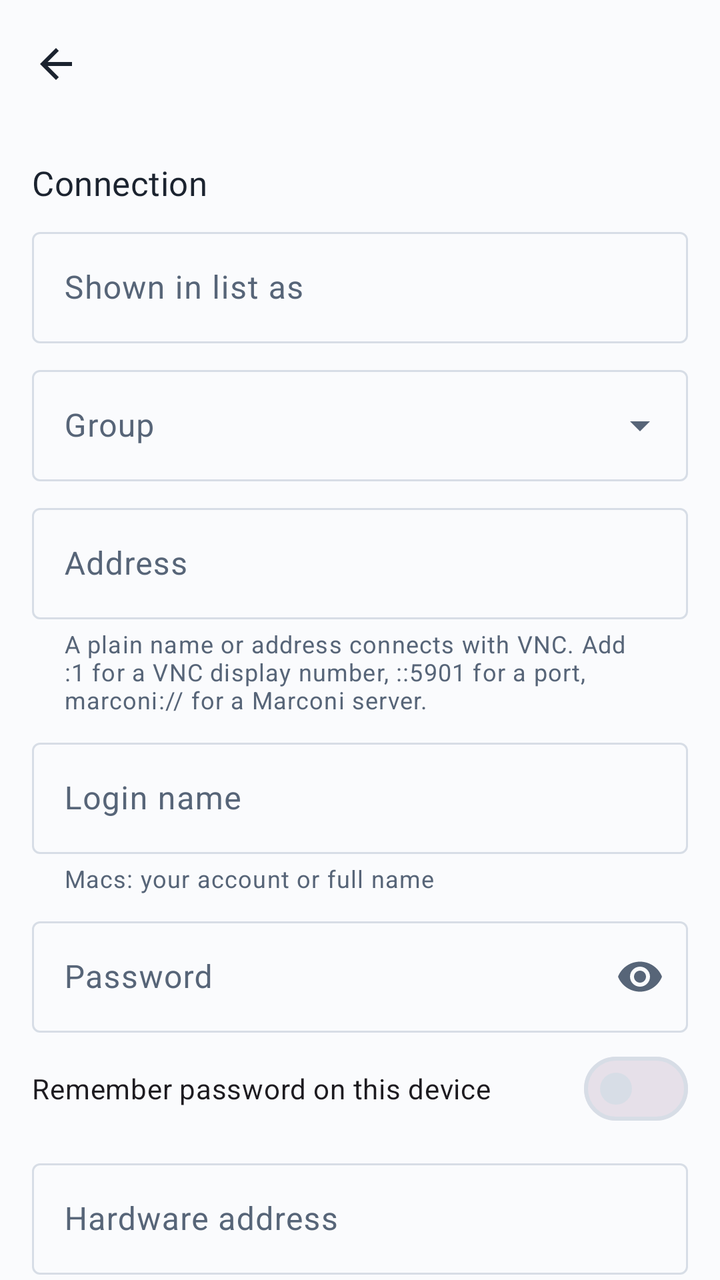
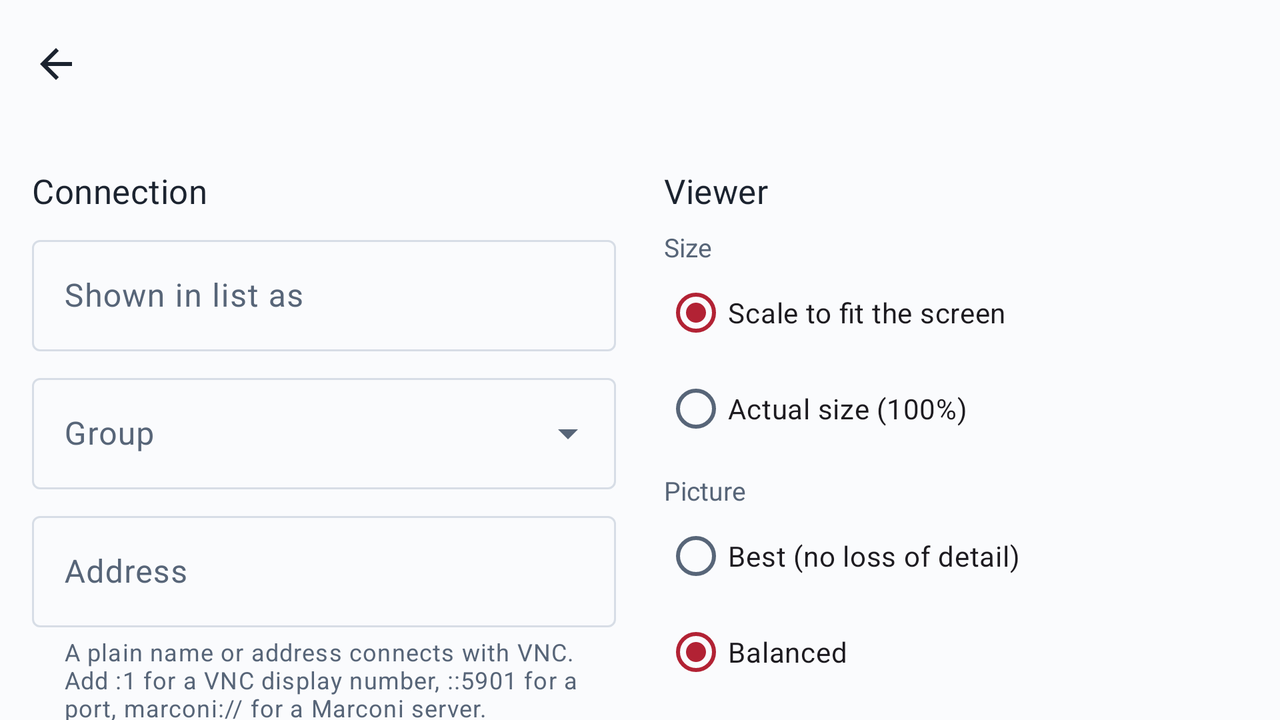

Compare how this app lays out the same screen by default and in its alternative resource folder. The renders come first, then the two layout files and the values they reference.
<!-- AndroidManifest.xml: application theme Theme.Marconi -->
<!-- res/layout/activity_edit_connection.xml -->
<?xml version="1.0" encoding="utf-8"?>
<androidx.coordinatorlayout.widget.CoordinatorLayout xmlns:android="http://schemas.android.com/apk/res/android"
    xmlns:app="http://schemas.android.com/apk/res-auto"
    android:layout_width="match_parent"
    android:layout_height="match_parent"
    android:background="@color/marconi_background">

    <com.google.android.material.appbar.AppBarLayout
        android:layout_width="match_parent"
        android:layout_height="wrap_content"
        android:background="@color/marconi_background"
        app:elevation="0dp">

        <com.google.android.material.appbar.MaterialToolbar
            android:id="@+id/toolbar"
            android:layout_width="match_parent"
            android:layout_height="?attr/actionBarSize"
            android:background="@color/marconi_background"
            app:navigationIcon="@drawable/ic_back"
            app:titleTextAppearance="@style/TextAppearance.Marconi.Heading" />
    </com.google.android.material.appbar.AppBarLayout>

    <androidx.core.widget.NestedScrollView
        android:layout_width="match_parent"
        android:layout_height="match_parent"
        app:layout_behavior="@string/appbar_scrolling_view_behavior">

        <LinearLayout
            android:layout_width="match_parent"
            android:layout_height="wrap_content"
            android:orientation="vertical"
            android:padding="16dp">

            
            <include layout="@layout/content_edit_connection_details" />
            <include layout="@layout/content_edit_connection_viewer" />
        </LinearLayout>
    </androidx.core.widget.NestedScrollView>
</androidx.coordinatorlayout.widget.CoordinatorLayout>
<!-- res/layout/content_edit_connection_details.xml (included above) -->
<?xml version="1.0" encoding="utf-8"?>
<merge xmlns:android="http://schemas.android.com/apk/res/android"
    xmlns:app="http://schemas.android.com/apk/res-auto">

    <TextView style="@style/Marconi.Heading" android:layout_width="wrap_content" android:layout_height="wrap_content" android:layout_marginTop="0dp" android:text="@string/section_connection" />

    <com.google.android.material.textfield.TextInputLayout android:layout_width="match_parent" android:layout_height="wrap_content" android:hint="@string/shown_in_list_as">
        <com.google.android.material.textfield.TextInputEditText android:id="@+id/name" android:layout_width="match_parent" android:layout_height="wrap_content" android:inputType="textCapWords" android:singleLine="true" />
    </com.google.android.material.textfield.TextInputLayout>

    <com.google.android.material.textfield.TextInputLayout android:layout_width="match_parent" android:layout_height="wrap_content" android:layout_marginTop="8dp" android:hint="@string/group" style="@style/Widget.Material3.TextInputLayout.OutlinedBox.ExposedDropdownMenu">
        <com.google.android.material.textfield.MaterialAutoCompleteTextView android:id="@+id/group" android:layout_width="match_parent" android:layout_height="wrap_content" android:inputType="textCapWords" android:singleLine="true" />
    </com.google.android.material.textfield.TextInputLayout>

    <com.google.android.material.textfield.TextInputLayout android:layout_width="match_parent" android:layout_height="wrap_content" android:layout_marginTop="8dp" android:hint="@string/address" app:helperText="@string/address_help">
        <com.google.android.material.textfield.TextInputEditText android:id="@+id/address" android:layout_width="match_parent" android:layout_height="wrap_content" android:inputType="textUri|textNoSuggestions" android:singleLine="true" />
    </com.google.android.material.textfield.TextInputLayout>

    <com.google.android.material.textfield.TextInputLayout android:layout_width="match_parent" android:layout_height="wrap_content" android:layout_marginTop="8dp" android:hint="@string/login_name" app:helperText="@string/login_name_help">
        <com.google.android.material.textfield.TextInputEditText android:id="@+id/username" android:layout_width="match_parent" android:layout_height="wrap_content" android:inputType="text|textNoSuggestions" android:singleLine="true" />
    </com.google.android.material.textfield.TextInputLayout>

    <com.google.android.material.textfield.TextInputLayout android:layout_width="match_parent" android:layout_height="wrap_content" android:layout_marginTop="8dp" android:hint="@string/password" app:endIconMode="password_toggle">
        <com.google.android.material.textfield.TextInputEditText android:id="@+id/password" android:layout_width="match_parent" android:layout_height="wrap_content" android:inputType="textPassword" android:singleLine="true" />
    </com.google.android.material.textfield.TextInputLayout>

    <com.google.android.material.materialswitch.MaterialSwitch android:id="@+id/rememberPassword" android:layout_width="match_parent" android:layout_height="wrap_content" android:layout_marginTop="4dp" android:text="@string/remember_password" />
    <TextView android:id="@+id/noPasswordStore" style="@style/Marconi.Muted" android:layout_width="match_parent" android:layout_height="wrap_content" android:text="@string/no_password_store" android:visibility="gone" />

    <com.google.android.material.textfield.TextInputLayout android:layout_width="match_parent" android:layout_height="wrap_content" android:layout_marginTop="8dp" android:hint="@string/hardware_address" app:helperText="@string/hardware_address_help">
        <com.google.android.material.textfield.TextInputEditText android:id="@+id/mac" android:layout_width="match_parent" android:layout_height="wrap_content" android:inputType="textCapCharacters|textNoSuggestions" android:singleLine="true" />
    </com.google.android.material.textfield.TextInputLayout>

    <com.google.android.material.textfield.TextInputLayout android:layout_width="match_parent" android:layout_height="wrap_content" android:layout_marginTop="8dp" android:hint="@string/notes">
        <com.google.android.material.textfield.TextInputEditText android:id="@+id/notes" android:layout_width="match_parent" android:layout_height="wrap_content" android:inputType="textMultiLine|textCapSentences" android:minLines="2" />
    </com.google.android.material.textfield.TextInputLayout>

    <com.google.android.material.materialswitch.MaterialSwitch android:id="@+id/favourite" android:layout_width="match_parent" android:layout_height="wrap_content" android:layout_marginTop="4dp" android:text="@string/favourite" />
</merge>
<!-- res/layout/content_edit_connection_viewer.xml (included above) -->
<?xml version="1.0" encoding="utf-8"?>
<merge xmlns:android="http://schemas.android.com/apk/res/android">

    <TextView style="@style/Marconi.Heading" android:layout_width="wrap_content" android:layout_height="wrap_content" android:text="@string/section_viewer" />

    <TextView style="@style/Marconi.Muted" android:layout_width="wrap_content" android:layout_height="wrap_content" android:text="@string/size" />
    <RadioGroup android:id="@+id/scale" android:layout_width="match_parent" android:layout_height="wrap_content" android:orientation="vertical">
        <com.google.android.material.radiobutton.MaterialRadioButton android:id="@+id/scaleFit" android:layout_width="match_parent" android:layout_height="wrap_content" android:checked="true" android:text="@string/scale_fit" />
        <com.google.android.material.radiobutton.MaterialRadioButton android:id="@+id/scaleActual" android:layout_width="match_parent" android:layout_height="wrap_content" android:text="@string/scale_actual" />
    </RadioGroup>

    <TextView style="@style/Marconi.Muted" android:layout_width="wrap_content" android:layout_height="wrap_content" android:layout_marginTop="8dp" android:text="@string/picture" />
    <RadioGroup android:id="@+id/quality" android:layout_width="match_parent" android:layout_height="wrap_content" android:orientation="vertical">
        <com.google.android.material.radiobutton.MaterialRadioButton android:id="@+id/qualityBest" android:layout_width="match_parent" android:layout_height="wrap_content" android:text="@string/quality_best" />
        <com.google.android.material.radiobutton.MaterialRadioButton android:id="@+id/qualityBalanced" android:layout_width="match_parent" android:layout_height="wrap_content" android:checked="true" android:text="@string/quality_balanced" />
        <com.google.android.material.radiobutton.MaterialRadioButton android:id="@+id/qualityLow" android:layout_width="match_parent" android:layout_height="wrap_content" android:text="@string/quality_low" />
    </RadioGroup>

    <com.google.android.material.materialswitch.MaterialSwitch android:id="@+id/viewOnly" android:layout_width="match_parent" android:layout_height="wrap_content" android:layout_marginTop="8dp" android:text="@string/view_only" />
    <com.google.android.material.materialswitch.MaterialSwitch android:id="@+id/clipboard" android:layout_width="match_parent" android:layout_height="wrap_content" android:checked="true" android:text="@string/share_clipboard" />
    <com.google.android.material.materialswitch.MaterialSwitch android:id="@+id/lock" android:layout_width="match_parent" android:layout_height="wrap_content" android:text="@string/lock_on_disconnect" />
    <com.google.android.material.materialswitch.MaterialSwitch android:id="@+id/sshTunnel" android:layout_width="match_parent" android:layout_height="wrap_content" android:text="@string/ssh_tunnel" />
    <TextView style="@style/Marconi.Muted" android:layout_width="match_parent" android:layout_height="wrap_content" android:paddingLeft="4dp" android:text="@string/ssh_tunnel_help" />

    <Button android:id="@+id/connect" android:layout_width="match_parent" android:layout_height="wrap_content" android:layout_marginTop="24dp" android:fontFamily="@font/nebula_sans_semibold" android:text="@string/save_and_connect" />
    <Button android:id="@+id/save" style="@style/Widget.Material3.Button.OutlinedButton" android:layout_width="match_parent" android:layout_height="wrap_content" android:layout_marginTop="8dp" android:fontFamily="@font/nebula_sans_semibold" android:text="@string/save" />
    <Button android:id="@+id/delete" style="@style/Widget.Material3.Button.TextButton" android:layout_width="match_parent" android:layout_height="wrap_content" android:layout_marginTop="8dp" android:text="@string/delete" android:textColor="@color/marconi_accent" android:visibility="gone" />
</merge>
<!-- resources referenced by this layout -->
<resources>
  <color name="marconi_accent">#B22234</color>
  <color name="marconi_background">#FAFBFD</color>
  <!-- drawable ic_back (drawable) -->
  <vector xmlns:android="http://schemas.android.com/apk/res/android"
      android:width="24dp" android:height="24dp" android:viewportWidth="24" android:viewportHeight="24"
      android:tint="@color/marconi_text">
      <path android:fillColor="@android:color/white" android:pathData="M20,11H7.83l5.59,-5.59L12,4l-8,8 8,8 1.41,-1.41L7.83,13H20v-2z" />
  </vector>
  <string name="address">Address</string>
  <string name="address_help">A plain name or address connects with VNC. Add :1 for a VNC display number, ::5901 for a port, marconi:// for a Marconi server.</string>
  <string name="delete">Delete</string>
  <string name="favourite">Favourite (listed first)</string>
  <string name="group">Group</string>
  <string name="hardware_address">Hardware address</string>
  <string name="hardware_address_help">For waking the computer up over the network, for example AA:BB:CC:DD:EE:FF</string>
  <string name="lock_on_disconnect">Lock the other computer\'s screen when I disconnect</string>
  <string name="login_name">Login name</string>
  <string name="login_name_help">Macs: your account or full name</string>
  <string name="no_password_store">Passwords can\'t be kept safely on this device.</string>
  <string name="notes">Notes</string>
  <string name="password">Password</string>
  <string name="picture">Picture</string>
  <string name="quality_balanced">Balanced</string>
  <string name="quality_best">Best (no loss of detail)</string>
  <string name="quality_low">Low bandwidth (more compression, less detail)</string>
  <string name="remember_password">Remember password on this device</string>
  <string name="save">Save</string>
  <string name="save_and_connect">Save and connect</string>
  <string name="scale_actual">Actual size (100%)</string>
  <string name="scale_fit">Scale to fit the screen</string>
  <string name="section_connection">Connection</string>
  <string name="section_viewer">Viewer</string>
  <string name="share_clipboard">Share the clipboard</string>
  <string name="shown_in_list_as">Shown in list as</string>
  <string name="size">Size</string>
  <string name="ssh_tunnel">Connect through SSH (Remote Login), so the whole session is encrypted</string>
  <string name="ssh_tunnel_help">Logs in to the computer\'s SSH server with the login name and password above, and reaches its screen sharing through that.</string>
  <string name="view_only">View only (don\'t send keyboard or touch)</string>
  <style name="Marconi.Heading" parent="Widget.AppCompat.TextView">
          <item name="android:textAppearance">@style/TextAppearance.Marconi.Heading</item>
          <item name="android:textColor">@color/marconi_text</item>
          <item name="android:textSize">17sp</item>
          <item name="android:layout_marginTop">20dp</item>
          <item name="android:layout_marginBottom">8dp</item>
      </style>
  <style name="Marconi.Muted" parent="Widget.AppCompat.TextView">
          <item name="android:textColor">@color/marconi_muted</item>
          <item name="android:textSize">13sp</item>
      </style>
  <style name="TextAppearance.Marconi.Heading" parent="TextAppearance.Material3.TitleMedium">
          <item name="fontFamily">@font/nebula_sans_semibold</item>
          <item name="android:fontFamily">@font/nebula_sans_semibold</item>
      </style>
  <color name="marconi_text">#1B232F</color>
  <color name="marconi_muted">#576578</color>
  <color name="marconi_selection">#FAE7EA</color>
  <color name="marconi_surface">#FFFFFF</color>
  <color name="marconi_border">#D7DDE6</color>
  <style name="TextAppearance.Marconi.Title" parent="TextAppearance.Material3.TitleLarge">
          <item name="fontFamily">@font/nebula_sans_black</item>
          <item name="android:fontFamily">@font/nebula_sans_black</item>
          <item name="android:textSize">26sp</item>
      </style>
  <!-- some entries are left out for length -->
</resources>
<!-- res/layout-land/activity_edit_connection.xml (the repository's variant of the layout above) -->
<!-- drawn on the phone turned sideways -->
<?xml version="1.0" encoding="utf-8"?>
<androidx.coordinatorlayout.widget.CoordinatorLayout xmlns:android="http://schemas.android.com/apk/res/android"
    xmlns:app="http://schemas.android.com/apk/res-auto"
    android:layout_width="match_parent"
    android:layout_height="match_parent"
    android:background="@color/marconi_background">

    <com.google.android.material.appbar.AppBarLayout
        android:layout_width="match_parent"
        android:layout_height="wrap_content"
        android:background="@color/marconi_background"
        app:elevation="0dp">

        <com.google.android.material.appbar.MaterialToolbar
            android:id="@+id/toolbar"
            android:layout_width="match_parent"
            android:layout_height="?attr/actionBarSize"
            android:background="@color/marconi_background"
            app:navigationIcon="@drawable/ic_back"
            app:titleTextAppearance="@style/TextAppearance.Marconi.Heading" />
    </com.google.android.material.appbar.AppBarLayout>

    <androidx.core.widget.NestedScrollView
        android:layout_width="match_parent"
        android:layout_height="match_parent"
        app:layout_behavior="@string/appbar_scrolling_view_behavior">

        <LinearLayout
            android:layout_width="match_parent"
            android:layout_height="wrap_content"
            android:baselineAligned="false"
            android:orientation="horizontal"
            android:paddingLeft="16dp"
            android:paddingRight="16dp"
            android:paddingBottom="16dp">

            
            <LinearLayout
                android:layout_width="0dp"
                android:layout_height="wrap_content"
                android:layout_marginEnd="12dp"
                android:layout_weight="1"
                android:orientation="vertical"
                android:paddingTop="20dp">

                <include layout="@layout/content_edit_connection_details" />
            </LinearLayout>

            <LinearLayout
                android:layout_width="0dp"
                android:layout_height="wrap_content"
                android:layout_marginStart="12dp"
                android:layout_weight="1"
                android:orientation="vertical">

                <include layout="@layout/content_edit_connection_viewer" />
            </LinearLayout>
        </LinearLayout>
    </androidx.core.widget.NestedScrollView>
</androidx.coordinatorlayout.widget.CoordinatorLayout>
